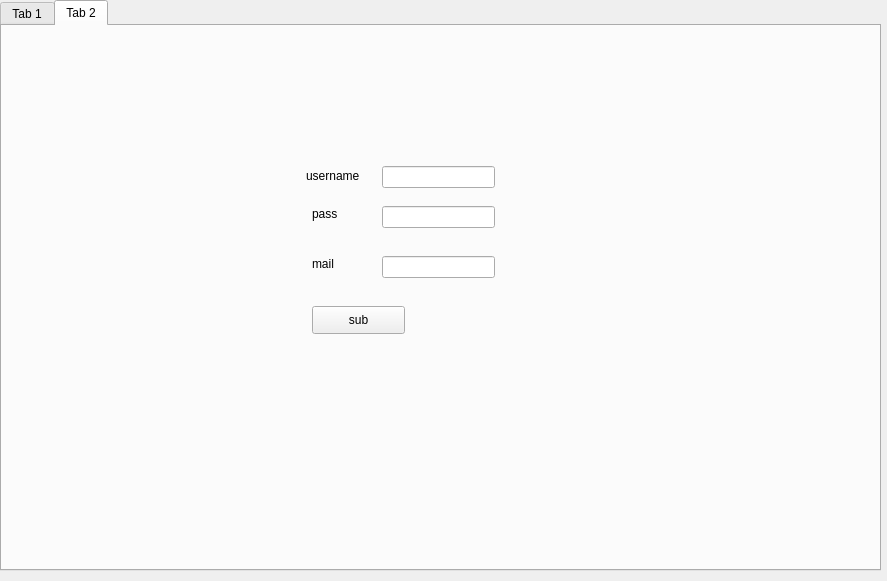
<?xml version="1.0" encoding="UTF-8"?>
<ui version="4.0">
 <class>login</class>
 <widget class="QDialog" name="login">
  <property name="geometry">
   <rect>
    <x>0</x>
    <y>0</y>
    <width>887</width>
    <height>581</height>
   </rect>
  </property>
  <property name="windowTitle">
   <string>Dialog</string>
  </property>
  <widget class="QTabWidget" name="tabWidget">
   <property name="geometry">
    <rect>
     <x>0</x>
     <y>0</y>
     <width>881</width>
     <height>571</height>
    </rect>
   </property>
   <property name="currentIndex">
    <number>1</number>
   </property>
   <widget class="QWidget" name="tab">
    <attribute name="title">
     <string>Tab 1</string>
    </attribute>
    <widget class="QPushButton" name="pushButton">
     <property name="geometry">
      <rect>
       <x>356</x>
       <y>280</y>
       <width>93</width>
       <height>28</height>
      </rect>
     </property>
     <property name="text">
      <string>login</string>
     </property>
    </widget>
    <widget class="QLabel" name="label_2">
     <property name="geometry">
      <rect>
       <x>316</x>
       <y>230</y>
       <width>55</width>
       <height>16</height>
      </rect>
     </property>
     <property name="text">
      <string>pass</string>
     </property>
    </widget>
    <widget class="QLineEdit" name="lineEdit_2">
     <property name="geometry">
      <rect>
       <x>386</x>
       <y>230</y>
       <width>113</width>
       <height>22</height>
      </rect>
     </property>
    </widget>
    <widget class="QLineEdit" name="lineEdit">
     <property name="geometry">
      <rect>
       <x>386</x>
       <y>190</y>
       <width>113</width>
       <height>22</height>
      </rect>
     </property>
    </widget>
    <widget class="QLabel" name="label">
     <property name="geometry">
      <rect>
       <x>310</x>
       <y>190</y>
       <width>61</width>
       <height>20</height>
      </rect>
     </property>
     <property name="text">
      <string>username</string>
     </property>
    </widget>
   </widget>
   <widget class="QWidget" name="tab_2">
    <attribute name="title">
     <string>Tab 2</string>
    </attribute>
    <widget class="QLabel" name="label_3">
     <property name="geometry">
      <rect>
       <x>304</x>
       <y>140</y>
       <width>61</width>
       <height>20</height>
      </rect>
     </property>
     <property name="text">
      <string>username</string>
     </property>
    </widget>
    <widget class="QLineEdit" name="lineEdit_3">
     <property name="geometry">
      <rect>
       <x>380</x>
       <y>180</y>
       <width>113</width>
       <height>22</height>
      </rect>
     </property>
    </widget>
    <widget class="QLineEdit" name="lineEdit_4">
     <property name="geometry">
      <rect>
       <x>380</x>
       <y>140</y>
       <width>113</width>
       <height>22</height>
      </rect>
     </property>
    </widget>
    <widget class="QLabel" name="label_4">
     <property name="geometry">
      <rect>
       <x>310</x>
       <y>180</y>
       <width>55</width>
       <height>16</height>
      </rect>
     </property>
     <property name="text">
      <string>pass</string>
     </property>
    </widget>
    <widget class="QLabel" name="label_5">
     <property name="geometry">
      <rect>
       <x>310</x>
       <y>230</y>
       <width>55</width>
       <height>16</height>
      </rect>
     </property>
     <property name="text">
      <string>mail</string>
     </property>
    </widget>
    <widget class="QLineEdit" name="lineEdit_5">
     <property name="geometry">
      <rect>
       <x>380</x>
       <y>230</y>
       <width>113</width>
       <height>22</height>
      </rect>
     </property>
    </widget>
    <widget class="QPushButton" name="pushButton_2">
     <property name="geometry">
      <rect>
       <x>310</x>
       <y>280</y>
       <width>93</width>
       <height>28</height>
      </rect>
     </property>
     <property name="text">
      <string>sub</string>
     </property>
    </widget>
   </widget>
  </widget>
 </widget>
 <resources/>
 <connections/>
</ui>
